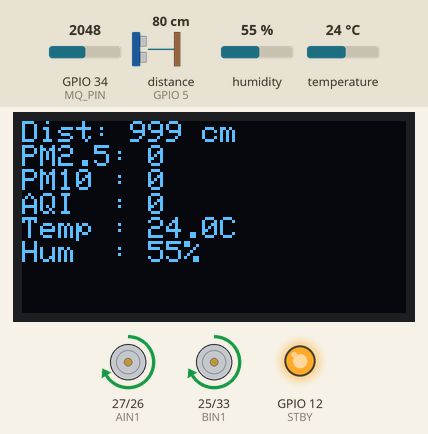
Simulated run of this sketch. Board: ESP32. Parts: 128×64 one-colour display, motor-driver pin pairs drawn as motors (green arrow = first pin HIGH = forward, orange = second pin HIGH = backward, longer = more drive, scaled by the enable pin, stopped while the standby pin is LOW), output pins drawn as LEDs (lit = HIGH). Wiring (inferred from the names in the program): ultrasonic range finder: trigger GPIO 4; echo GPIO 5. Inputs (shaded band) come from the test bench; at power-on: distance to the obstacle (sensor on GPIO 5) 80 cm, humidity 55 %, temperature 24 °C, GPIO 34 (MQ_PIN) = 2048. The echo pulse lasts 58.3 µs per cm; pins used as bus, display or sensor lines are not drawn; what the sketch prints to the serial monitor is not drawn.

Above: at 4.2 s.
4.3 s: distance to the obstacle (sensor on GPIO 5) set to 23 cm
At 4.9 s:
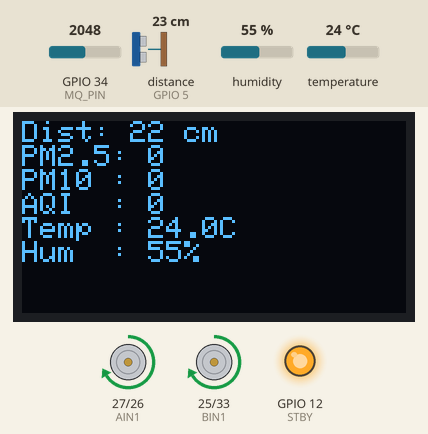
6.1 s: distance to the obstacle (sensor on GPIO 5) set to 18 cm
At 6.51 s:
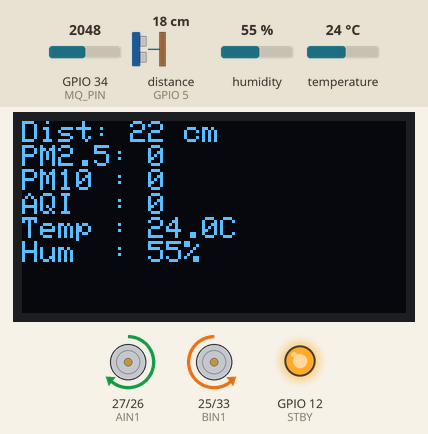
8.2 s: humidity set to 22 %
At 10.6 s:
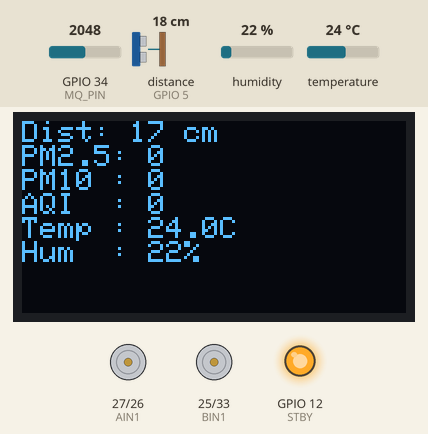
12.0 s: temperature set to 12 °C
At 13.43 s:
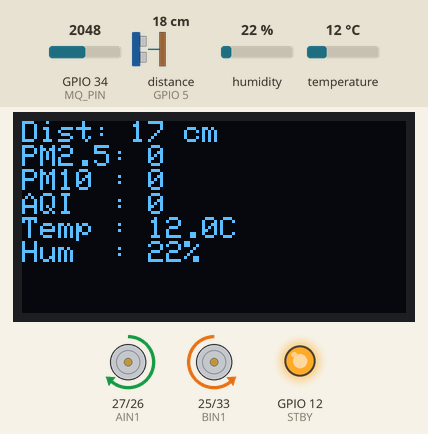
14.5 s: humidity set to 40 %
At 15.95 s:
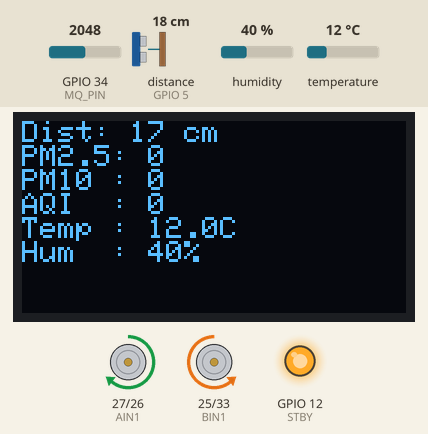
17.0 s: distance to the obstacle (sensor on GPIO 5) set to 2 cm
At 18.46 s:
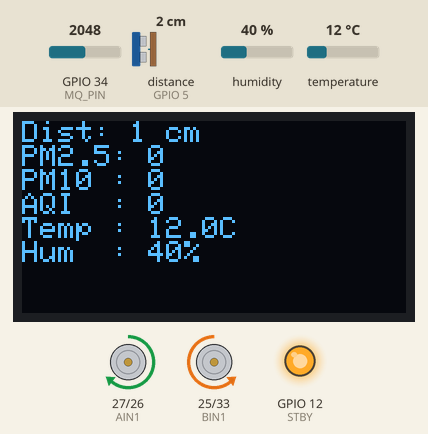
Timing chart, 0 to 20.5 s (numbered marks = the images above; inputs shaded):
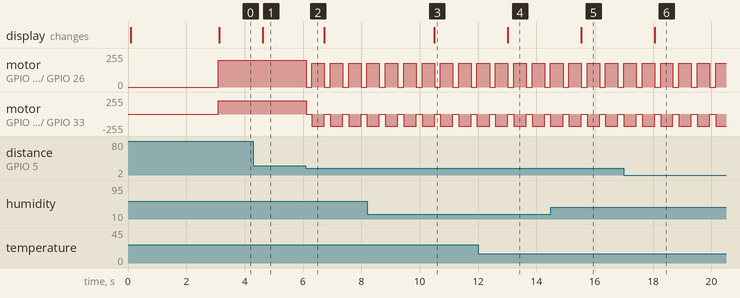

Measured:
- the behaviour switches between 21 and 20 cm on distance to the obstacle (sensor on GPIO 5) (found by bisection; images 1 and 2)
- after the input at 4.3 s, the display: changes after 0.33 s (image 1)
- after the input at 6.1 s, motor on GPIO 27 (AIN1) / GPIO 26 (AIN2): alternates forward 180/255 for 0.43 s and stopped for 0.20 s, starting at once; motor on GPIO 25 (BIN1) / GPIO 33 (BIN2): alternates backward 180/255 for 0.43 s and stopped for 0.20 s, starting at once
- after the input at 8.2 s, the display: changes after 2.3 s (image 3)
- after the input at 12.0 s, the display: changes after 1.0 s (image 4)
- after the input at 14.5 s, the display: changes after 1.0 s (image 5)
- after the input at 17.0 s, the display: changes after 1.1 s (image 6)

The sketch:

esp32_main.ino
```cpp
/*
  Vayu-X — ESP32 Firmware

  Description:
  Core firmware for the Vayu-X autonomous air quality robot.
  Handles sensor acquisition, AQI computation, decision logic,
  autonomous movement, and air filtration control.

  Platform: ESP32
  Status: Stable / Demo-tested

  Notes:
  - Deterministic, threshold-based control logic
  - Designed for real-time embedded operation
*/
#include <Wire.h>
#include <Adafruit_GFX.h>
#include <Adafruit_SSD1306.h>
#include <DHT.h>
#include <HardwareSerial.h>
#include <WiFi.h>
#include <WebServer.h>
#include <ArduinoJson.h>

// ==================== WIFI & SERVER SETTINGS ====================
const char* ssid = "Vayu-X";
const char* password = "123456789";
WebServer server(80);

// ==================== AQI Threshold ====================
#define AQI_STOP_THRESHOLD 101.0

// ==================== OLED ====================
#define SCREEN_WIDTH 128
#define SCREEN_HEIGHT 64
Adafruit_SSD1306 display(SCREEN_WIDTH, SCREEN_HEIGHT, &Wire, -1);

// ==================== DHT22 ====================
#define DHTPIN 13
#define DHTTYPE DHT22
DHT dht(DHTPIN, DHTTYPE);

// Global DHT readings (to prevent frequent reads)
float globalTemp = 0.0;
float globalHumidity = 0.0;
unsigned long lastDHTRead = 0;
#define DHT_READ_INTERVAL 2000 // Read every 2 seconds

// ==================== PMS3003 ====================
HardwareSerial pms(2);
#define PMS_RX 16

uint16_t PM1 = 0, PM25 = 0, PM10 = 0;
uint8_t pms_buffer[32];
int pms_index = 0;

// ==================== MQ135 ====================
#define MQ_PIN 34

// ==================== Motor Pins ====================
#define AIN1 27
#define AIN2 26
#define PWMA 14

#define BIN1 25
#define BIN2 33
#define PWMB 32

#define STBY 12

// Motor timing control
unsigned long lastMotorUpdate = 0;
#define MOTOR_UPDATE_INTERVAL 100 // Update motors every 100ms

// ==================== Ultrasonic ====================
#define TRIG 4
#define ECHO 5
long distance = 0;

// ==================== OLED Update Timing ====================
unsigned long lastOledTime = 0;
#define OLED_UPDATE_INTERVAL 500 // Update display every 500ms

// ================= AQI CALCULATION BREAKPOINTS =================
struct BP { float c_low, c_high, i_low, i_high; };

BP pm25_bp[] = {
  {0.0, 12.0, 0, 50},
  {12.1, 35.4, 51, 100},
  {35.5, 55.4, 101, 150},
  {55.5, 150.4, 151, 200},
  {150.5, 250.4, 201, 300},
  {250.5, 350.4, 301, 400},
  {350.5, 500.4, 401, 500}
};

BP pm10_bp[] = {
  {0, 54, 0, 50},
  {55, 154, 51, 100},
  {155, 254, 101, 150},
  {255, 354, 151, 200},
  {355, 424, 201, 300},
  {425, 504, 301, 400},
  {505, 604, 401, 500}
};

// ================= AQI COMPUTATION =================
float computeAQI(float c, BP *bp, int size) {
  for (int i = 0; i < size; i++) {
    if (c >= bp[i].c_low && c <= bp[i].c_high) {
      return ((bp[i].i_high - bp[i].i_low) /
              (bp[i].c_high - bp[i].c_low)) *
             (c - bp[i].c_low) + bp[i].i_low;
    }
  }
  return -1;
}

// ================= HELPER FUNCTIONS =================
String getAQICategory(float aqi) {
  if (aqi <= 50) return "Good";
  if (aqi <= 100) return "Moderate";
  if (aqi <= 150) return "Unhealthy (Sen.)";
  if (aqi <= 200) return "Unhealthy";
  if (aqi <= 300) return "Very Unhealthy";
  return "Hazardous";
}

String getMQLevel(int value) {
  if (value < 1200) return "Low";
  if (value < 2200) return "Medium";
  return "High";
}

// ================= ULTRASONIC SENSOR =================
long getDistance() {
  digitalWrite(TRIG, LOW);
  delayMicroseconds(2);
  digitalWrite(TRIG, HIGH);
  delayMicroseconds(10);
  digitalWrite(TRIG, LOW);

  // Reduced timeout to prevent blocking
  long duration = pulseIn(ECHO, HIGH, 5000);
  if (duration == 0) return 999;
  return duration * 0.034 / 2;
}

// ================= MOTOR CONTROL =================
void moveForward(int speed) {
  digitalWrite(STBY, HIGH);
  digitalWrite(AIN1, HIGH);
  digitalWrite(AIN2, LOW);
  analogWrite(PWMA, speed);

  digitalWrite(BIN1, HIGH);
  digitalWrite(BIN2, LOW);
  analogWrite(PWMB, speed);
}

void stopMotors() {
  analogWrite(PWMA, 0);
  analogWrite(PWMB, 0);
}

void turnRight(int speed) {
  digitalWrite(STBY, HIGH);
  digitalWrite(AIN1, HIGH);
  digitalWrite(AIN2, LOW);
  analogWrite(PWMA, speed);

  digitalWrite(BIN1, LOW);
  digitalWrite(BIN2, HIGH);
  analogWrite(PWMB, speed);
}

// ================= PMS3003 DATA ACQUISITION =================
void readPMSData() {
  while (pms.available()) {
    uint8_t incomingByte = pms.read();

    // Check for start bytes
    if (pms_index == 0 && incomingByte != 0x42) continue;
    if (pms_index == 1 && incomingByte != 0x4D) {
      pms_index = 0;
      continue;
    }

    pms_buffer[pms_index++] = incomingByte;

    // Safety check to prevent buffer overflow
    if (pms_index >= 32) {
      if (pms_index == 32) {
        // Valid frame received
        PM1  = pms_buffer[10] * 256 + pms_buffer[11];
        PM25 = pms_buffer[12] * 256 + pms_buffer[13];
        PM10 = pms_buffer[14] * 256 + pms_buffer[15];
      }
      pms_index = 0;
    }
  }
}

// ================= DHT22 READING (NON-BLOCKING) =================
void updateDHTReadings() {
  if (millis() - lastDHTRead >= DHT_READ_INTERVAL) {
    lastDHTRead = millis();

    float h = dht.readHumidity();
    float t = dht.readTemperature();

    // Only update if readings are valid
    if (!isnan(h)) globalHumidity = h;
    if (!isnan(t)) globalTemp = t;
  }
}

// ================= WEB SERVER HANDLERS =================
void handleData() {
  int mq = analogRead(MQ_PIN);
  float aqi25 = computeAQI(PM25, pm25_bp, 7);
  float aqi10 = computeAQI(PM10, pm10_bp, 7);
  float AQI = max(aqi25, aqi10);

  // Build JSON response
  StaticJsonDocument<300> doc;
  doc["aqi"] = (int)AQI;
  doc["category"] = getAQICategory(AQI);
  doc["pm25"] = PM25;
  doc["pm10"] = PM10;
  doc["mq135"] = getMQLevel(mq);
  doc["temp"] = globalTemp;
  doc["humidity"] = globalHumidity;

  String jsonString;
  serializeJson(doc, jsonString);

  server.send(200, "application/json", jsonString);
}

void handleRoot() {
  server.send(200, "text/plain", "Vayu-X is Active. Connect App to /data");
}

// ===================== SETUP =====================
void setup() {
  Serial.begin(115200);
  Serial.println("Vayu-X Initializing...");

  // Initialize I2C and OLED
  Wire.begin();
  if (!display.begin(SSD1306_SWITCHCAPVCC, 0x3C)) {
    Serial.println("OLED init failed!");
    while (1); // Stop if display fails
  }

  display.clearDisplay();
  display.setTextColor(SSD1306_WHITE);
  display.setTextSize(1);
  display.setCursor(0, 0);
  display.println("Vayu-X Init...");
  display.display();

  // Initialize DHT22
  dht.begin();
  Serial.println("DHT22 initialized");

  // Initialize PMS3003
  // IMPORTANT: Use voltage divider on RX pin!
  // PMS TX -> 2kΩ -> ESP32 Pin 16
  //            |-> 1kΩ -> GND
  pms.begin(9600, SERIAL_8N1, PMS_RX, -1);
  Serial.println("PMS3003 initialized");

  // Initialize Motor Pins
  pinMode(AIN1, OUTPUT);
  pinMode(AIN2, OUTPUT);
  pinMode(PWMA, OUTPUT);
  pinMode(BIN1, OUTPUT);
  pinMode(BIN2, OUTPUT);
  pinMode(PWMB, OUTPUT);
  pinMode(STBY, OUTPUT);
  digitalWrite(STBY, HIGH);
  Serial.println("Motors initialized");

  // Initialize Ultrasonic
  pinMode(TRIG, OUTPUT);
  pinMode(ECHO, INPUT);
  Serial.println("Ultrasonic initialized");

  // Setup Wi-Fi Access Point
  WiFi.softAP(ssid, password);
  IPAddress IP = WiFi.softAPIP();

  Serial.print("AP IP address: ");
  Serial.println(IP);

  // Setup Web Server Routes
  server.on("/", handleRoot);
  server.on("/data", handleData);
  server.begin();
  Serial.println("Web server started");

  // Display initialization complete
  display.clearDisplay();
  display.setCursor(0, 0);
  display.println("Vayu-X Ready!");
  display.println("WiFi: Vayu-X");
  display.print("IP: ");
  display.println(IP);
  display.display();
  delay(3000);

  Serial.println("Setup complete!");
}

// ===================== MAIN LOOP =====================
void loop() {
  // 1. Handle web server (highest priority)
  server.handleClient();

  // 2. Read sensors (non-blocking)
  readPMSData();
  updateDHTReadings();

  // 3. Read MQ-135 (analog, fast)
  int mq = analogRead(MQ_PIN);

  // 4. Calculate AQI
  float aqi25 = computeAQI(PM25, pm25_bp, 7);
  float aqi10 = computeAQI(PM10, pm10_bp, 7);
  float AQI = max(aqi25, aqi10);

  // 5. Motor control (non-blocking timing)
  if (millis() - lastMotorUpdate >= MOTOR_UPDATE_INTERVAL) {
    lastMotorUpdate = millis();

    if (AQI >= AQI_STOP_THRESHOLD) {
      stopMotors();
    } else {
      distance = getDistance();

      if (distance > 0 && distance < 20) {
        stopMotors();
        delay(200);
        turnRight(180);
        delay(400);
      } else {
        moveForward(200);
      }
    }
  }

  // 6. Update OLED display (non-blocking timing)
  if (millis() - lastOledTime >= OLED_UPDATE_INTERVAL) {
    lastOledTime = millis();

    display.clearDisplay();
    display.setCursor(0, 0);

    if (AQI >= AQI_STOP_THRESHOLD) {
      display.println("!!! STOP MODE !!!");
      display.println("High Pollution!");
    } else {
      display.printf("Dist: %ld cm\n", distance);
    }

    display.printf("PM2.5: %d\n", PM25);
    display.printf("PM10 : %d\n", PM10);
    display.printf("AQI  : %.0f\n", AQI);
    display.printf("Temp : %.1fC\n", globalTemp);
    display.printf("Hum  : %.0f%%\n", globalHumidity);

    display.display();
  }

  // Small yield to prevent watchdog issues
  yield();
}
```
